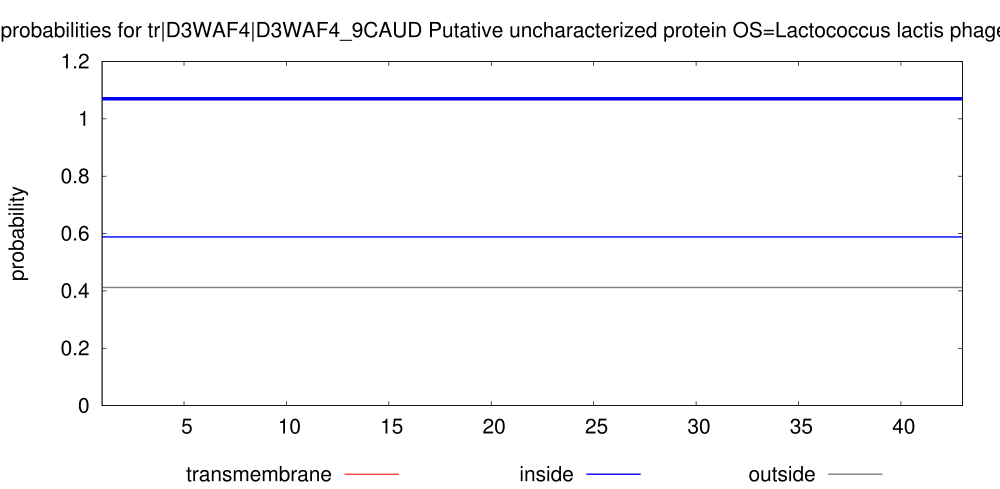

Here is the gnuplot script that generated this plot:
set arrow from 1,1.07 to 43,1.07 nohead lt 3 lw 10
set key below
set title "TMHMM posterior probabilities for tr|D3WAF4|D3WAF4_9CAUD Putative uncharacterized protein OS=Lactococcus lactis phage p2 PE=4 SV=1 ORF=47"
set yrange [0:1.2]
set size 2., 1.4
#set xlabel "position"
set ylabel "probability"
set xrange [1:43]
# Make the ps plot
set term postscript eps color solid "Helvetica" 30
set output "./TMHMM_9908/tr_D3WAF4_D3WAF4_9CAUD.eps"
plot "./TMHMM_9908/tr_D3WAF4_D3WAF4_9CAUD.plp" using 1:4 title "transmembrane" with impulses lt 1 lw 3, \
"" using 1:3 title "inside" with line lt 3 lw 4, \
"" using 1:5 title "outside" with line lt 9 lw 4
exit
